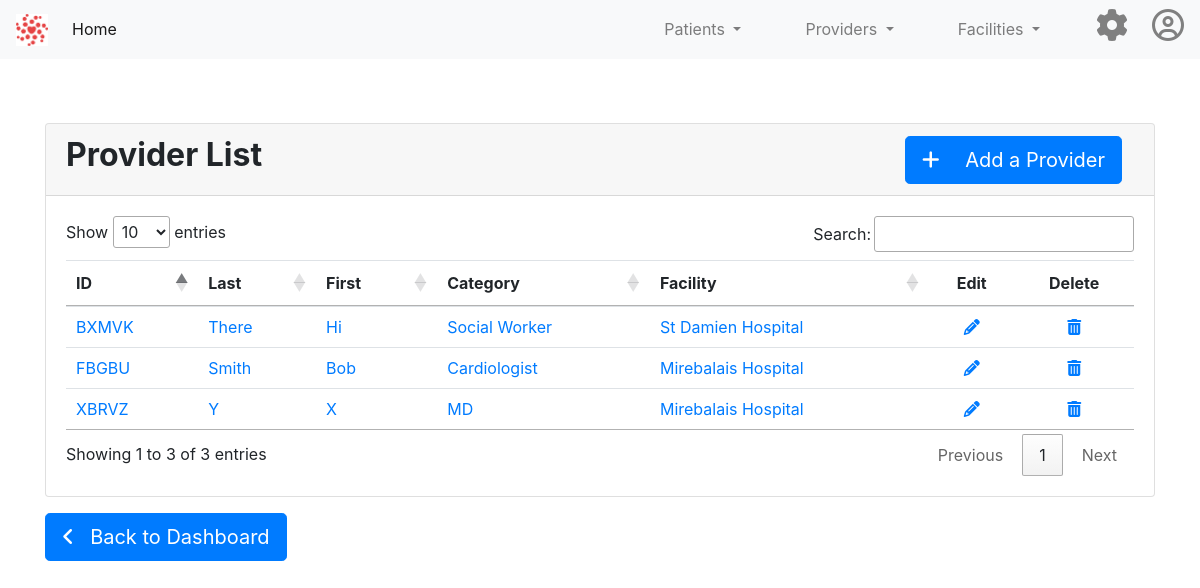
Page /providers/ on the committed database.
### app/providers/provider_model.py (models this page shows, shortened)
class Provider(db.Model):
    id = db.Column(db.Integer, primary_key=True)
    first_name = db.Column(db.String(30), index=True, nullable=False, info={'label': 'First Name'})
    last_name = db.Column(db.String(30), index=True, nullable=False, info={'label': 'Last Name'})
    provider_id = db.Column(db.String(10), index=True)
    provider_category_id = db.Column(db.Integer, db.ForeignKey('provider_category.id'))
    provider_facility_id = db.Column(db.Integer, db.ForeignKey('facility.id'))
    provider_category = db.relationship(ProviderCategory)
    provider_facility = db.relationship(Facility)

class ProviderCategory(db.Model):
    id = db.Column(db.Integer, primary_key=True)
    code_name = db.Column(db.String(30), index=True, nullable=False)
    name = db.Column(db.String(60), index=True, nullable=False)
    def __str__(self):
        return self.name

### app/facilities/facility_model.py (models this page shows, shortened)
class Facility(db.Model):
    id = db.Column(db.Integer, primary_key=True)
    facility_name = db.Column(db.String(30), index=True, nullable=False, info={'label': 'Facility Name'})
    facility_id = db.Column(db.String(10), index=True)
    facility_category_id = db.Column(db.Integer, db.ForeignKey('facility_category.id'))
    facility_category = db.relationship(FacilityCategory)
    def __str__(self):
        return self.facility_name

### app/providers/provider.py (the view)
@provider_bp.route('/')
def view_provider_list():
    provider_list = Provider.query.all()
    activity = "List"
    mode = "Provider"
    card_title = "Provider List"
    add_url = url_for('provider_bp.create_provider')
    table_id = "provider-list-table"
    return render_template('provider-list-base.html', title="Provider List",
                           provider_list=provider_list, activity=activity, mode=mode, card_title=card_title, add_url=add_url, table_id=table_id)

### app/providers/templates/provider-list-base.html
{% extends "data-display-container.html" %}
{% block data_display_content %}
<div class="card-body">
    <table class="table table-hover table-sm" id="provider-list-table">
        <thead>
        <tr>
            <th scope="col">ID</th>
            <th scope="col">Last</th>
            <th scope="col">First</th>
            <th scope="col">Category</th>
            <th scope="col">Facility</th>
            <th style="text-align: center; vertical-align: middle" scope="col" class="no-sort">Edit</th>
            <th style="text-align: center; vertical-align: middle" scope="col" class="no-sort">Delete</th>
        </tr>
        </thead>
        <tbody>
        {% for provider in provider_list %}
        <tr>
            <td><a href={{ url_for('provider_bp.view_provider', provider_id = provider.provider_id) }}>{{
                provider.provider_id }}</a></td>
            <td><a href={{ url_for('provider_bp.view_provider', provider_id = provider.provider_id) }}>{{
                provider.last_name }}</a></td>
            <td><a href={{ url_for('provider_bp.view_provider', provider_id = provider.provider_id) }}>{{
                provider.first_name }}</a></td>
            <td><a href={{ url_for('provider_bp.view_provider', provider_id = provider.provider_id) }}>{{
                provider.provider_category }}</a></td>
            <td><a href={{ url_for('provider_bp.view_provider', provider_id = provider.provider_id) }}>{{
                provider.provider_facility }}</a></td>
            <td style="text-align: center; vertical-align: middle"><a href={{ url_for('provider_bp.edit_provider',
                provider_id = provider.provider_id) }}><i class="fas fa-pencil-alt"></i></a></td>
            <td style="text-align: center; vertical-align: middle"><a href={{ url_for('provider_bp.delete_provider',
                provider_id = provider.provider_id) }}><i class="fas fa-trash-alt"></i></a></td>
        </tr>
        {% endfor %}
        </tbody>
    </table>
</div>
{% endblock %}

### rows in the picture
Provider: provider_id "FBGBU", last_name "Smith", first_name "Bob", provider_category "Cardiologist", provider_facility "Mirebalais Hospital"
Provider: provider_id "BXMVK", last_name "There", first_name "Hi", provider_category "Social Worker", provider_facility "St Damien Hospital"
Provider: provider_id "XBRVZ", last_name "Y", first_name "X", provider_category "MD", provider_facility "Mirebalais Hospital"

### other values in the picture
{{ card_title }} "Provider List"
{{ mode }} "Provider"
